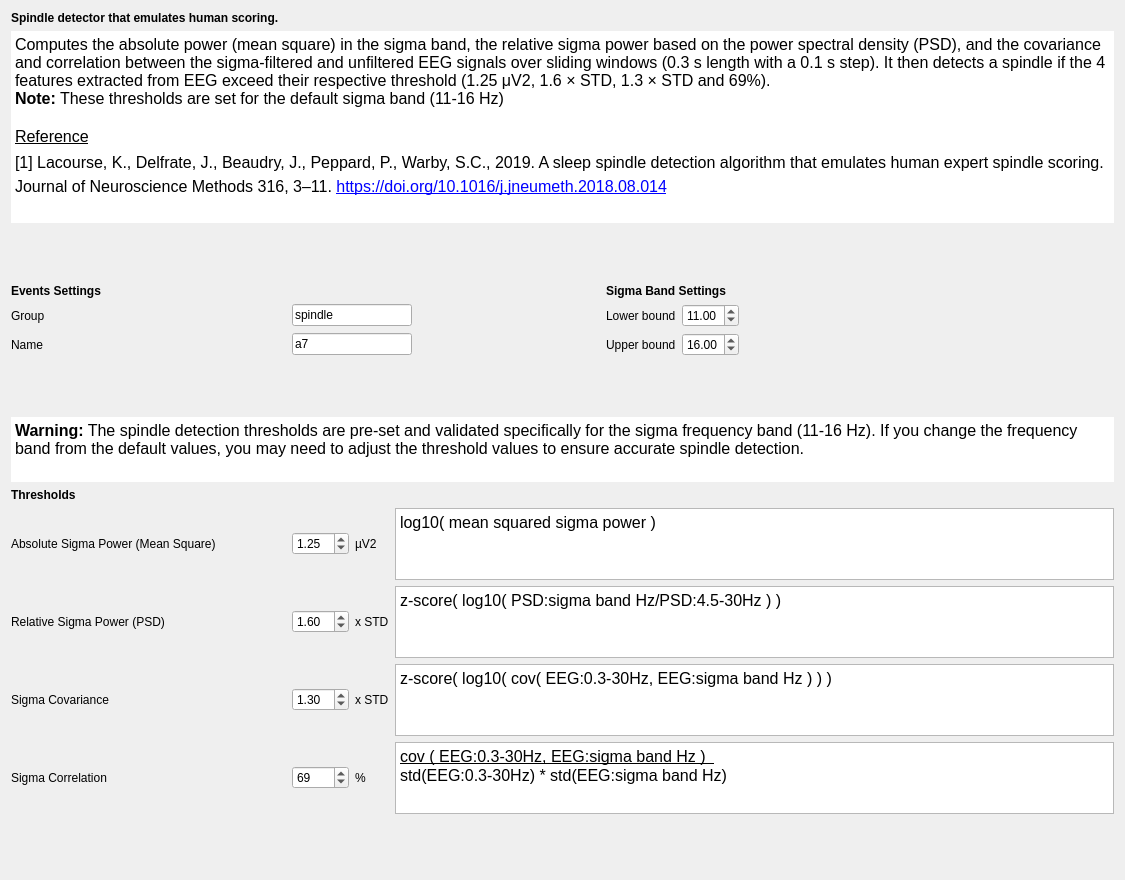
<?xml version="1.0" encoding="UTF-8"?>
<ui version="4.0">
 <class>A7Settings</class>
 <widget class="QWidget" name="A7Settings">
  <property name="geometry">
   <rect>
    <x>0</x>
    <y>0</y>
    <width>1125</width>
    <height>880</height>
   </rect>
  </property>
  <property name="windowTitle">
   <string/>
  </property>
  <layout class="QVBoxLayout" name="verticalLayout">
   <item>
    <widget class="QLabel" name="label_6">
     <property name="font">
      <font>
       <italic>false</italic>
       <bold>false</bold>
      </font>
     </property>
     <property name="text">
      <string>&lt;html&gt;&lt;head/&gt;&lt;body&gt;&lt;p&gt;&lt;span style=&quot; font-weight:600;&quot;&gt;Spindle detector that emulates human scoring.&lt;/span&gt;&lt;/p&gt;&lt;/body&gt;&lt;/html&gt;</string>
     </property>
    </widget>
   </item>
   <item>
    <widget class="QTextEdit" name="textEdit">
     <property name="minimumSize">
      <size>
       <width>0</width>
       <height>100</height>
      </size>
     </property>
     <property name="maximumSize">
      <size>
       <width>16777215</width>
       <height>16777215</height>
      </size>
     </property>
     <property name="frameShape">
      <enum>QFrame::Shape::NoFrame</enum>
     </property>
     <property name="lineWidth">
      <number>0</number>
     </property>
     <property name="readOnly">
      <bool>true</bool>
     </property>
     <property name="html">
      <string>&lt;!DOCTYPE HTML PUBLIC &quot;-//W3C//DTD HTML 4.0//EN&quot; &quot;http://www.w3.org/TR/REC-html40/strict.dtd&quot;&gt;
&lt;html&gt;&lt;head&gt;&lt;meta name=&quot;qrichtext&quot; content=&quot;1&quot; /&gt;&lt;meta charset=&quot;utf-8&quot; /&gt;&lt;style type=&quot;text/css&quot;&gt;
p, li { white-space: pre-wrap; }
hr { height: 1px; border-width: 0; }
li.unchecked::marker { content: &quot;\2610&quot;; }
li.checked::marker { content: &quot;\2612&quot;; }
&lt;/style&gt;&lt;/head&gt;&lt;body style=&quot; font-size:12pt; font-weight:400; font-style:normal;&quot;&gt;
&lt;p style=&quot; margin-top:0px; margin-bottom:0px; margin-left:0px; margin-right:0px; -qt-block-indent:0; text-indent:0px;&quot;&gt;Computes the absolute power (mean square) in the sigma band, the relative sigma power based on the power spectral density (PSD), and the covariance and correlation between the sigma-filtered and unfiltered EEG signals over sliding windows (0.3 s length with a 0.1 s step). It then detects a spindle if the 4 features extracted from EEG exceed their respective threshold (1.25 μV2, 1.6 × STD, 1.3 × STD and 69%).&lt;br /&gt;&lt;span style=&quot; font-weight:700;&quot;&gt;Note:&lt;/span&gt; These thresholds are set for the default sigma band (11-16 Hz)&lt;/p&gt;
&lt;p style=&quot;-qt-paragraph-type:empty; margin-top:0px; margin-bottom:0px; margin-left:0px; margin-right:0px; -qt-block-indent:0; text-indent:0px;&quot;&gt;&lt;br /&gt;&lt;/p&gt;
&lt;p style=&quot; margin-top:0px; margin-bottom:0px; margin-left:0px; margin-right:0px; -qt-block-indent:0; text-indent:0px; line-height:135%;&quot;&gt;&lt;span style=&quot; text-decoration: underline;&quot;&gt;Reference&lt;/span&gt;&lt;/p&gt;
&lt;p style=&quot; margin-top:0px; margin-bottom:0px; margin-left:0px; margin-right:0px; -qt-block-indent:0; text-indent:0px; line-height:135%;&quot;&gt;[1] Lacourse, K., Delfrate, J., Beaudry, J., Peppard, P., Warby, S.C., 2019. A sleep spindle detection algorithm that emulates human expert spindle scoring. Journal of Neuroscience Methods 316, 3–11. &lt;a href=&quot;https://doi.org/10.1016/j.jneumeth.2018.08.014&quot;&gt;&lt;span style=&quot; text-decoration: underline; color:#0000ff;&quot;&gt;https://doi.org/10.1016/j.jneumeth.2018.08.014&lt;/span&gt;&lt;/a&gt; &lt;/p&gt;&lt;/body&gt;&lt;/html&gt;</string>
     </property>
    </widget>
   </item>
   <item>
    <spacer name="verticalSpacer_2">
     <property name="orientation">
      <enum>Qt::Orientation::Vertical</enum>
     </property>
     <property name="sizeType">
      <enum>QSizePolicy::Policy::Expanding</enum>
     </property>
     <property name="sizeHint" stdset="0">
      <size>
       <width>20</width>
       <height>35</height>
      </size>
     </property>
    </spacer>
   </item>
   <item>
    <layout class="QGridLayout" name="gridLayout_4">
     <item row="1" column="1">
      <spacer name="horizontalSpacer">
       <property name="orientation">
        <enum>Qt::Orientation::Horizontal</enum>
       </property>
       <property name="sizeHint" stdset="0">
        <size>
         <width>40</width>
         <height>20</height>
        </size>
       </property>
      </spacer>
     </item>
     <item row="0" column="2">
      <widget class="QLabel" name="label_15">
       <property name="text">
        <string>&lt;html&gt;&lt;head/&gt;&lt;body&gt;&lt;p&gt;&lt;span style=&quot; font-weight:700;&quot;&gt;Sigma Band Settings&lt;/span&gt;&lt;/p&gt;&lt;/body&gt;&lt;/html&gt;</string>
       </property>
      </widget>
     </item>
     <item row="2" column="0">
      <layout class="QHBoxLayout" name="horizontalLayout_3">
       <item>
        <widget class="QLabel" name="label_3">
         <property name="minimumSize">
          <size>
           <width>275</width>
           <height>0</height>
          </size>
         </property>
         <property name="maximumSize">
          <size>
           <width>16777215</width>
           <height>16777215</height>
          </size>
         </property>
         <property name="text">
          <string>Name</string>
         </property>
        </widget>
       </item>
       <item>
        <widget class="QLineEdit" name="name_lineEdit">
         <property name="minimumSize">
          <size>
           <width>120</width>
           <height>0</height>
          </size>
         </property>
         <property name="maximumSize">
          <size>
           <width>120</width>
           <height>16777215</height>
          </size>
         </property>
         <property name="toolTip">
          <string>Define the name of the spindle events.</string>
         </property>
         <property name="text">
          <string>a7</string>
         </property>
        </widget>
       </item>
      </layout>
     </item>
     <item row="1" column="4">
      <spacer name="horizontalSpacer_4">
       <property name="orientation">
        <enum>Qt::Orientation::Horizontal</enum>
       </property>
       <property name="sizeHint" stdset="0">
        <size>
         <width>40</width>
         <height>20</height>
        </size>
       </property>
      </spacer>
     </item>
     <item row="0" column="0">
      <widget class="QLabel" name="label">
       <property name="font">
        <font>
         <italic>false</italic>
         <bold>false</bold>
        </font>
       </property>
       <property name="text">
        <string>&lt;html&gt;&lt;head/&gt;&lt;body&gt;&lt;p&gt;&lt;span style=&quot; font-weight:600;&quot;&gt;Events Settings&lt;/span&gt;&lt;/p&gt;&lt;/body&gt;&lt;/html&gt;</string>
       </property>
      </widget>
     </item>
     <item row="1" column="0">
      <layout class="QHBoxLayout" name="horizontalLayout">
       <item>
        <widget class="QLabel" name="label_2">
         <property name="sizePolicy">
          <sizepolicy hsizetype="Preferred" vsizetype="Preferred">
           <horstretch>0</horstretch>
           <verstretch>0</verstretch>
          </sizepolicy>
         </property>
         <property name="minimumSize">
          <size>
           <width>275</width>
           <height>0</height>
          </size>
         </property>
         <property name="maximumSize">
          <size>
           <width>16777215</width>
           <height>16777215</height>
          </size>
         </property>
         <property name="text">
          <string>Group</string>
         </property>
        </widget>
       </item>
       <item>
        <widget class="QLineEdit" name="group_lineEdit">
         <property name="minimumSize">
          <size>
           <width>120</width>
           <height>0</height>
          </size>
         </property>
         <property name="maximumSize">
          <size>
           <width>120</width>
           <height>16777215</height>
          </size>
         </property>
         <property name="toolTip">
          <string>Define in which group the spindles will be added.</string>
         </property>
         <property name="text">
          <string>spindle</string>
         </property>
        </widget>
       </item>
      </layout>
     </item>
     <item row="1" column="2">
      <layout class="QHBoxLayout" name="horizontalLayout_4">
       <item>
        <widget class="QLabel" name="label_14">
         <property name="text">
          <string>Lower bound</string>
         </property>
        </widget>
       </item>
       <item>
        <widget class="QDoubleSpinBox" name="doubleSpinBox_Lower_Bound">
         <property name="singleStep">
          <double>0.100000000000000</double>
         </property>
         <property name="stepType">
          <enum>QAbstractSpinBox::StepType::DefaultStepType</enum>
         </property>
         <property name="value">
          <double>11.000000000000000</double>
         </property>
        </widget>
       </item>
      </layout>
     </item>
     <item row="2" column="2">
      <layout class="QHBoxLayout" name="horizontalLayout_5">
       <item>
        <widget class="QLabel" name="label_16">
         <property name="text">
          <string>Upper bound</string>
         </property>
        </widget>
       </item>
       <item>
        <widget class="QDoubleSpinBox" name="doubleSpinBox_Upper_Bound">
         <property name="singleStep">
          <double>0.100000000000000</double>
         </property>
         <property name="value">
          <double>16.000000000000000</double>
         </property>
        </widget>
       </item>
      </layout>
     </item>
     <item row="1" column="3">
      <spacer name="horizontalSpacer_3">
       <property name="orientation">
        <enum>Qt::Orientation::Horizontal</enum>
       </property>
       <property name="sizeHint" stdset="0">
        <size>
         <width>40</width>
         <height>20</height>
        </size>
       </property>
      </spacer>
     </item>
    </layout>
   </item>
   <item>
    <spacer name="verticalSpacer_3">
     <property name="orientation">
      <enum>Qt::Orientation::Vertical</enum>
     </property>
     <property name="sizeType">
      <enum>QSizePolicy::Policy::Expanding</enum>
     </property>
     <property name="sizeHint" stdset="0">
      <size>
       <width>20</width>
       <height>34</height>
      </size>
     </property>
    </spacer>
   </item>
   <item>
    <widget class="QTextEdit" name="textEdit_6">
     <property name="maximumSize">
      <size>
       <width>16777215</width>
       <height>65</height>
      </size>
     </property>
     <property name="frameShape">
      <enum>QFrame::Shape::NoFrame</enum>
     </property>
     <property name="frameShadow">
      <enum>QFrame::Shadow::Plain</enum>
     </property>
     <property name="readOnly">
      <bool>true</bool>
     </property>
     <property name="html">
      <string>&lt;!DOCTYPE HTML PUBLIC &quot;-//W3C//DTD HTML 4.0//EN&quot; &quot;http://www.w3.org/TR/REC-html40/strict.dtd&quot;&gt;
&lt;html&gt;&lt;head&gt;&lt;meta name=&quot;qrichtext&quot; content=&quot;1&quot; /&gt;&lt;meta charset=&quot;utf-8&quot; /&gt;&lt;style type=&quot;text/css&quot;&gt;
p, li { white-space: pre-wrap; }
hr { height: 1px; border-width: 0; }
li.unchecked::marker { content: &quot;\2610&quot;; }
li.checked::marker { content: &quot;\2612&quot;; }
&lt;/style&gt;&lt;/head&gt;&lt;body style=&quot; font-size:12pt; font-weight:400; font-style:normal;&quot;&gt;
&lt;p style=&quot; margin-top:0px; margin-bottom:0px; margin-left:0px; margin-right:0px; -qt-block-indent:0; text-indent:0px;&quot;&gt;&lt;span style=&quot; font-weight:700;&quot;&gt;Warning:&lt;/span&gt; The spindle detection thresholds are pre-set and validated specifically for the sigma frequency band (11-16 Hz). If you change the frequency band from the default values, you may need to adjust the threshold values to ensure accurate spindle detection.&lt;/p&gt;&lt;/body&gt;&lt;/html&gt;</string>
     </property>
    </widget>
   </item>
   <item>
    <widget class="QLabel" name="label_5">
     <property name="font">
      <font>
       <italic>false</italic>
       <bold>false</bold>
      </font>
     </property>
     <property name="text">
      <string>&lt;html&gt;&lt;head/&gt;&lt;body&gt;&lt;p&gt;&lt;span style=&quot; font-weight:600;&quot;&gt;Thresholds&lt;/span&gt;&lt;/p&gt;&lt;/body&gt;&lt;/html&gt;</string>
     </property>
    </widget>
   </item>
   <item>
    <layout class="QHBoxLayout" name="horizontalLayout_2">
     <item>
      <layout class="QGridLayout" name="gridLayout">
       <item row="1" column="1">
        <widget class="QDoubleSpinBox" name="doubleSpinBox_relSigma">
         <property name="maximum">
          <double>30.000000000000000</double>
         </property>
         <property name="singleStep">
          <double>0.100000000000000</double>
         </property>
         <property name="value">
          <double>1.600000000000000</double>
         </property>
        </widget>
       </item>
       <item row="2" column="0">
        <widget class="QLabel" name="label_8">
         <property name="text">
          <string>Sigma Covariance</string>
         </property>
        </widget>
       </item>
       <item row="1" column="2">
        <widget class="QLabel" name="label_11">
         <property name="text">
          <string>x STD</string>
         </property>
        </widget>
       </item>
       <item row="1" column="0">
        <widget class="QLabel" name="label_7">
         <property name="minimumSize">
          <size>
           <width>230</width>
           <height>0</height>
          </size>
         </property>
         <property name="maximumSize">
          <size>
           <width>16777215</width>
           <height>16777215</height>
          </size>
         </property>
         <property name="text">
          <string>Relative Sigma Power (PSD)</string>
         </property>
        </widget>
       </item>
       <item row="3" column="0">
        <widget class="QLabel" name="label_9">
         <property name="text">
          <string>Sigma Correlation</string>
         </property>
        </widget>
       </item>
       <item row="2" column="1">
        <widget class="QDoubleSpinBox" name="doubleSpinBox_sigmaCov">
         <property name="maximum">
          <double>30.000000000000000</double>
         </property>
         <property name="singleStep">
          <double>0.100000000000000</double>
         </property>
         <property name="value">
          <double>1.300000000000000</double>
         </property>
        </widget>
       </item>
       <item row="3" column="2">
        <widget class="QLabel" name="label_13">
         <property name="text">
          <string>%</string>
         </property>
        </widget>
       </item>
       <item row="0" column="2">
        <widget class="QLabel" name="label_10">
         <property name="text">
          <string>µV2</string>
         </property>
        </widget>
       </item>
       <item row="0" column="1">
        <widget class="QDoubleSpinBox" name="doubleSpinBox_absSigma">
         <property name="singleStep">
          <double>0.250000000000000</double>
         </property>
         <property name="value">
          <double>1.250000000000000</double>
         </property>
        </widget>
       </item>
       <item row="0" column="0">
        <widget class="QLabel" name="label_4">
         <property name="minimumSize">
          <size>
           <width>275</width>
           <height>0</height>
          </size>
         </property>
         <property name="text">
          <string>Absolute Sigma Power (Mean Square)</string>
         </property>
        </widget>
       </item>
       <item row="2" column="2">
        <widget class="QLabel" name="label_12">
         <property name="text">
          <string>x STD</string>
         </property>
        </widget>
       </item>
       <item row="3" column="1">
        <widget class="QDoubleSpinBox" name="doubleSpinBox_sigmaCor">
         <property name="decimals">
          <number>0</number>
         </property>
         <property name="value">
          <double>69.000000000000000</double>
         </property>
        </widget>
       </item>
       <item row="0" column="3">
        <widget class="QTextEdit" name="textEdit_2">
         <property name="minimumSize">
          <size>
           <width>400</width>
           <height>0</height>
          </size>
         </property>
         <property name="sizeAdjustPolicy">
          <enum>QAbstractScrollArea::SizeAdjustPolicy::AdjustToContents</enum>
         </property>
         <property name="readOnly">
          <bool>true</bool>
         </property>
         <property name="html">
          <string>&lt;!DOCTYPE HTML PUBLIC &quot;-//W3C//DTD HTML 4.0//EN&quot; &quot;http://www.w3.org/TR/REC-html40/strict.dtd&quot;&gt;
&lt;html&gt;&lt;head&gt;&lt;meta name=&quot;qrichtext&quot; content=&quot;1&quot; /&gt;&lt;meta charset=&quot;utf-8&quot; /&gt;&lt;style type=&quot;text/css&quot;&gt;
p, li { white-space: pre-wrap; }
hr { height: 1px; border-width: 0; }
li.unchecked::marker { content: &quot;\2610&quot;; }
li.checked::marker { content: &quot;\2612&quot;; }
&lt;/style&gt;&lt;/head&gt;&lt;body style=&quot; font-size:12pt; font-weight:400; font-style:normal;&quot;&gt;
&lt;p style=&quot; margin-top:0px; margin-bottom:0px; margin-left:0px; margin-right:0px; -qt-block-indent:0; text-indent:0px;&quot;&gt;log10( mean squared sigma power )&lt;/p&gt;&lt;/body&gt;&lt;/html&gt;</string>
         </property>
        </widget>
       </item>
       <item row="1" column="3">
        <widget class="QTextEdit" name="textEdit_5">
         <property name="minimumSize">
          <size>
           <width>400</width>
           <height>0</height>
          </size>
         </property>
         <property name="sizeAdjustPolicy">
          <enum>QAbstractScrollArea::SizeAdjustPolicy::AdjustToContents</enum>
         </property>
         <property name="readOnly">
          <bool>true</bool>
         </property>
         <property name="html">
          <string>&lt;!DOCTYPE HTML PUBLIC &quot;-//W3C//DTD HTML 4.0//EN&quot; &quot;http://www.w3.org/TR/REC-html40/strict.dtd&quot;&gt;
&lt;html&gt;&lt;head&gt;&lt;meta name=&quot;qrichtext&quot; content=&quot;1&quot; /&gt;&lt;meta charset=&quot;utf-8&quot; /&gt;&lt;style type=&quot;text/css&quot;&gt;
p, li { white-space: pre-wrap; }
hr { height: 1px; border-width: 0; }
li.unchecked::marker { content: &quot;\2610&quot;; }
li.checked::marker { content: &quot;\2612&quot;; }
&lt;/style&gt;&lt;/head&gt;&lt;body style=&quot; font-size:12pt; font-weight:400; font-style:normal;&quot;&gt;
&lt;p style=&quot; margin-top:0px; margin-bottom:0px; margin-left:0px; margin-right:0px; -qt-block-indent:0; text-indent:0px;&quot;&gt;z-score( log10( PSD:sigma band Hz/PSD:4.5-30Hz ) )&lt;/p&gt;&lt;/body&gt;&lt;/html&gt;</string>
         </property>
        </widget>
       </item>
       <item row="2" column="3">
        <widget class="QTextEdit" name="textEdit_3">
         <property name="minimumSize">
          <size>
           <width>400</width>
           <height>0</height>
          </size>
         </property>
         <property name="sizeAdjustPolicy">
          <enum>QAbstractScrollArea::SizeAdjustPolicy::AdjustToContents</enum>
         </property>
         <property name="readOnly">
          <bool>true</bool>
         </property>
         <property name="html">
          <string>&lt;!DOCTYPE HTML PUBLIC &quot;-//W3C//DTD HTML 4.0//EN&quot; &quot;http://www.w3.org/TR/REC-html40/strict.dtd&quot;&gt;
&lt;html&gt;&lt;head&gt;&lt;meta name=&quot;qrichtext&quot; content=&quot;1&quot; /&gt;&lt;meta charset=&quot;utf-8&quot; /&gt;&lt;style type=&quot;text/css&quot;&gt;
p, li { white-space: pre-wrap; }
hr { height: 1px; border-width: 0; }
li.unchecked::marker { content: &quot;\2610&quot;; }
li.checked::marker { content: &quot;\2612&quot;; }
&lt;/style&gt;&lt;/head&gt;&lt;body style=&quot; font-size:12pt; font-weight:400; font-style:normal;&quot;&gt;
&lt;p style=&quot; margin-top:0px; margin-bottom:0px; margin-left:0px; margin-right:0px; -qt-block-indent:0; text-indent:0px;&quot;&gt;z-score( log10( cov( EEG:0.3-30Hz, EEG:sigma band Hz ) ) )&lt;/p&gt;&lt;/body&gt;&lt;/html&gt;</string>
         </property>
        </widget>
       </item>
       <item row="3" column="3">
        <widget class="QTextEdit" name="textEdit_4">
         <property name="minimumSize">
          <size>
           <width>400</width>
           <height>0</height>
          </size>
         </property>
         <property name="sizeAdjustPolicy">
          <enum>QAbstractScrollArea::SizeAdjustPolicy::AdjustToContents</enum>
         </property>
         <property name="readOnly">
          <bool>true</bool>
         </property>
         <property name="html">
          <string>&lt;!DOCTYPE HTML PUBLIC &quot;-//W3C//DTD HTML 4.0//EN&quot; &quot;http://www.w3.org/TR/REC-html40/strict.dtd&quot;&gt;
&lt;html&gt;&lt;head&gt;&lt;meta name=&quot;qrichtext&quot; content=&quot;1&quot; /&gt;&lt;meta charset=&quot;utf-8&quot; /&gt;&lt;style type=&quot;text/css&quot;&gt;
p, li { white-space: pre-wrap; }
hr { height: 1px; border-width: 0; }
li.unchecked::marker { content: &quot;\2610&quot;; }
li.checked::marker { content: &quot;\2612&quot;; }
&lt;/style&gt;&lt;/head&gt;&lt;body style=&quot; font-size:12pt; font-weight:400; font-style:normal;&quot;&gt;
&lt;p style=&quot; margin-top:0px; margin-bottom:0px; margin-left:0px; margin-right:0px; -qt-block-indent:0; text-indent:0px;&quot;&gt;&lt;span style=&quot; text-decoration: underline;&quot;&gt;cov ( EEG:0.3-30Hz, EEG:sigma band Hz )  &lt;/span&gt;&lt;/p&gt;
&lt;p style=&quot; margin-top:0px; margin-bottom:0px; margin-left:0px; margin-right:0px; -qt-block-indent:0; text-indent:0px;&quot;&gt;std(EEG:0.3-30Hz) * std(EEG:sigma band Hz)&lt;/p&gt;&lt;/body&gt;&lt;/html&gt;</string>
         </property>
        </widget>
       </item>
      </layout>
     </item>
    </layout>
   </item>
   <item>
    <spacer name="verticalSpacer">
     <property name="orientation">
      <enum>Qt::Orientation::Vertical</enum>
     </property>
     <property name="sizeType">
      <enum>QSizePolicy::Policy::Expanding</enum>
     </property>
     <property name="sizeHint" stdset="0">
      <size>
       <width>20</width>
       <height>34</height>
      </size>
     </property>
    </spacer>
   </item>
  </layout>
 </widget>
 <resources>
  <include location="../../../../../snooz-toolbox/src/main/python/ui/themes/themes.qrc"/>
 </resources>
 <connections/>
 <slots>
  <slot>thresh_per_cycle_slot()</slot>
 </slots>
</ui>
